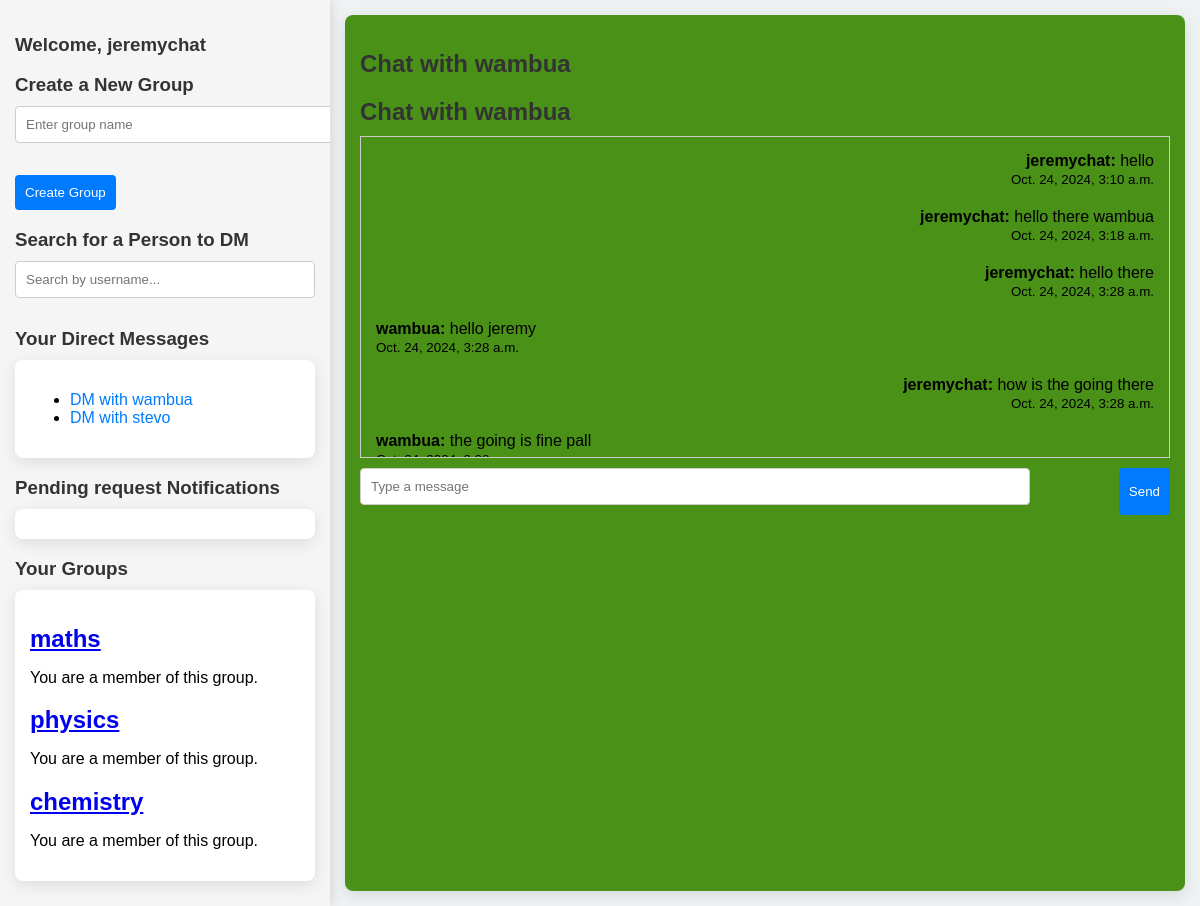
The page /chat/home/wambua/ (signed in) on the database as committed earlier.
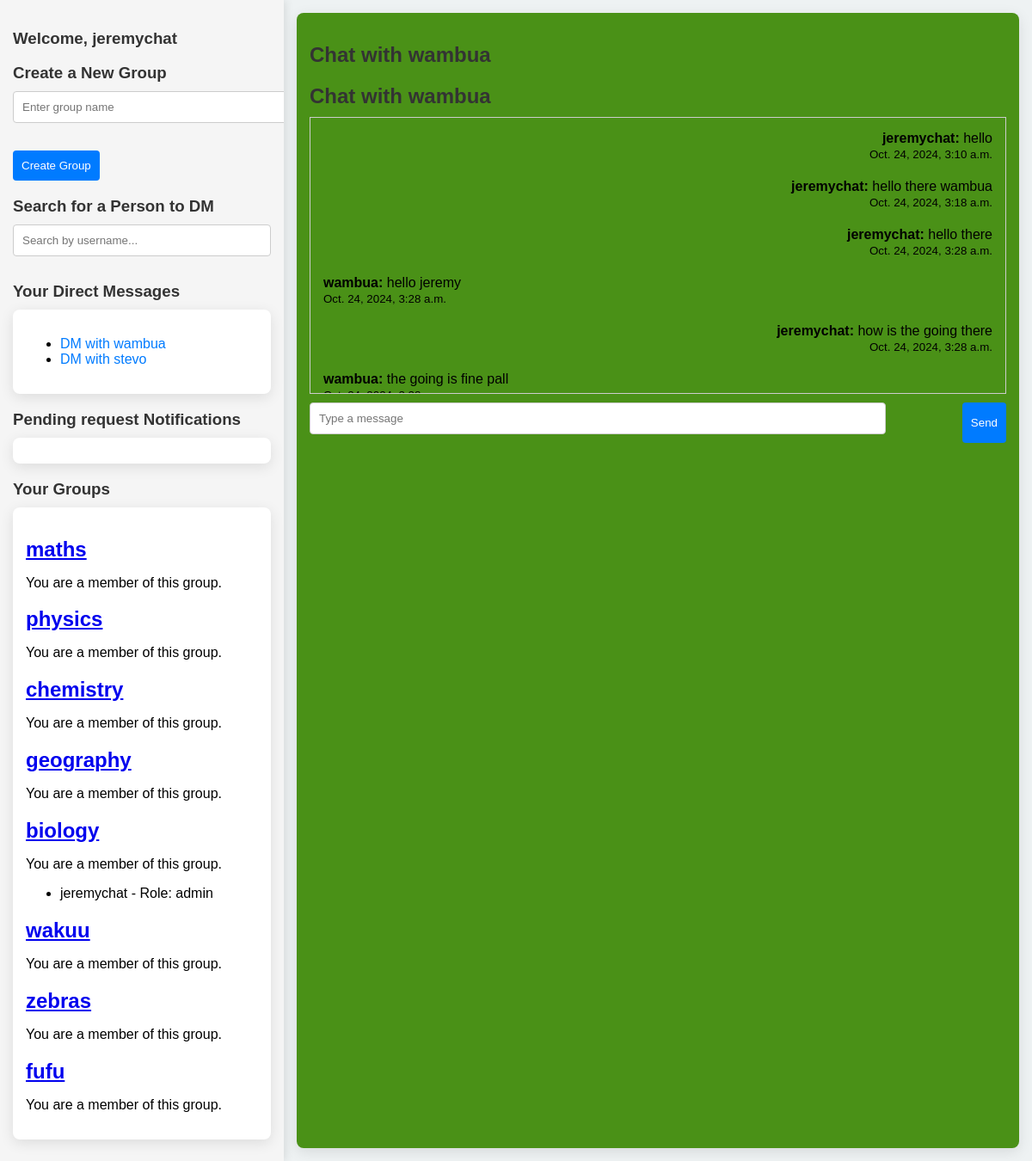
The same page on the database as committed later.
### mainapp/models.py (models this page shows, shortened)
class CustomUser(AbstractUser):
    CATEGORY_CHOICES = [
        ('student', 'student'),
        ('mentor', 'mentor'),
    ]
    category = models.CharField(max_length=10, choices=CATEGORY_CHOICES)
    last_active = models.DateTimeField(null=True, blank=True)

class Group(models.Model):
    JOIN_POLICY_CHOICES = [
        ('open', 'Open to All'),
        ('approval', 'Admin Approval Required'),
    ]
    name = models.CharField(max_length=255)
    members = models.ManyToManyField(
        settings.AUTH_USER_MODEL,
        through=GroupMembership,
        through_fields=('group', 'user'),  # Specify the foreign keys used in the GroupMembership model
        related_name='group_members'  # Change this to avoid clash
    )
    admins = models.ManyToManyField(settings.AUTH_USER_MODEL, related_name= 'administered_groups')#admins will have privilages
    join_policy = models.CharField(
        max_length=20,
        choices=JOIN_POLICY_CHOICES,
        default='open'
    )

class Message(models.Model):
    sender = models.ForeignKey(settings.AUTH_USER_MODEL, on_delete = models.CASCADE, related_name='sent_messages')
    recipient = models.ForeignKey(settings.AUTH_USER_MODEL,null = True, blank=True, on_delete=models.CASCADE, related_name='received_messages')#for dms
    group = models.ForeignKey('Group', null=True, blank=True, on_delete=models.CASCADE, related_name='messages')
    content = models.TextField()
    timestamp = models.DateTimeField(default=timezone.now)
    class Meta:
        ordering = ['timestamp']

class GroupMembership(models.Model):
    ROLE_CHOICES = [
        ('member', 'member'),
        ('admin','admin'),
    ]
    user = models.ForeignKey(settings.AUTH_USER_MODEL, on_delete=models.CASCADE, related_name='group_memberships')
    group = models.ForeignKey('Group', on_delete=models.CASCADE, related_name= 'group_memberships')
    added_by = models.ForeignKey(settings.AUTH_USER_MODEL, null=True, blank=True, on_delete=models.SET_NULL, related_name='added_members')#tracks who added the members
    role = models.CharField(max_length=10,choices=ROLE_CHOICES, default= 'member')
    date_joined = models.DateTimeField(auto_now_add=True)
    class Meta:
        """ensures a user can only belong to a group once"""
        constraints = [
            models.UniqueConstraint(fields=['user','group'],name='unique_group_membership')
        ]

### mainapp/views.py (the view)
# urls.py: path('home/<str:receiver_username>/', views.dm_view, name='homedm'),
@login_required
def dm_view(request, receiver_username):
    user = request.user
    receiver = get_object_or_404(CustomUser, username=receiver_username)
    messages = Message.objects.filter(
        sender=request.user, recipient=receiver
    ) | Message.objects.filter(
        sender=receiver, recipient=request.user
    ).order_by('timestamp')
    dms_as_sender = Message.objects.filter(sender=user, recipient__isnull=False)
    dms_as_recipient = Message.objects.filter(recipient=user, sender__isnull=False)
    all_dms = chain(dms_as_sender, dms_as_recipient)
    unique_dm_users = {dm.sender if dm.recipient == user else dm.recipient for dm in all_dms}
    unique_dm_users = [u for u in unique_dm_users if u.username]
    groups = Group.objects.prefetch_related('group_memberships__user').all()
    context = {
        'receiver': receiver,
        'messages': messages,
        'unique_dm_users': unique_dm_users,
        'groups': groups
    }
    return render(request, 'mainapp/dm_page.html', context)

### mainapp/templates/mainapp/dm_page.html (shortened to what this page needs)
{% extends 'mainapp/home.html'%}
{% block content %}
</head>
<body>
    <h2>Chat with {{ receiver.username }}</h2>
    <div class="messages" id="message-list">
        {% for message in messages %}
            <div class="message {% if message.sender == user %}sent{% else %}received{% endif %}">
                <strong>{{ message.sender.username }}:</strong> {{ message.content }}
                <div><small>{{ message.timestamp }}</small></div>
            </div>
        {% empty %}
            <p>No messages yet. Start the conversation!</p>
        {% endfor %}
    </div>
    <form id="message-form" class="form">
        <input type="text" id="message-input" placeholder="Type a message" autocomplete="off">
        <button type="submit">Send</button>
    </form>
{% endblock %}

### mainapp/templates/mainapp/home.html (shortened to what this page needs)
<!DOCTYPE html>
<html lang="en">
<head>
</head>
<body>
    <div class="main-container">
        <div class="left-section">
            <h3>Welcome, {{ request.user.username }}</h3>
            <div class="container">
                <div class="create-group">
                    <h3>Create a New Group</h3>
                    <form method="POST" action="{% url 'create_group' %}">
                        <input type="text" name="group_name" placeholder="Enter group name" required>
                        <button type="submit">Create Group</button>
                    </form>
                </div>
            </div>
            <div class="container search-users">
                <h3>Search for a Person to DM</h3>
                <input type="search" id="user-search" placeholder="Search by username..." onkeyup="searchUser()">
            </div>
            <div class="container">
                <h3>Your Direct Messages</h3>
                <div class="card">
                    <ul id="dm-list">
                        {% for user in unique_dm_users %}
                            {% if user.username %}
                            <li><a href="{% url 'homedm' user.username %}" class="dm-link" data-username="{{ user.username }}">DM with {{ user.username }}</a></li>
                            {% else %}
                            <h3>no username</h3>
                            {%endif%}
                        {% endfor %}
                    </ul>
                </div>
            </div>
             <div class="container">
                <h3>Pending request Notifications</h3>
                <div class="card">
                </div>
             </div>
            <div class="container">
                <h3>Your Groups</h3>
                <div class="card">
                    {% for group in groups %}
                        <h2><a href="{% url 'group_chat' group.name %}" class="group-link" data-username="{{group.name}}" data-id="{{ group.id }}">{{ group.name }}</a></h2>
                        {% if request.user in group.members.all %}
                            <p>You are a member of this group.</p>
                        {% elif group.join_policy == 'open' %}
                            <a href="{% url 'join_group' group.name %}">Join Group</a>
                        {% elif group.join_policy == 'approval' %}
                            <a href="#" data-id="{{group.id}}" class="join-request">Request to Join</a>
                        {% endif %}
                        <ul>
                            {% for membership in group.group_memberships.all %}
                                {% if membership.get_role_display == 'admin' %}
                                    <li data-membership-role="{{ membership.get_role_display }}">{{ membership.user.username }} - Role: {{ membership.get_role_display }}</li>
                                {% endif %}
                            {% empty %}
                                <li>No members in this group.</li>
                            {% endfor %}
                        </ul>
                    {% endfor %}
                </div>
            </div>
        </div>
        <div class="right-section">
            <div class="chat-box">
                <h2>{% if receiver %}Chat with {{ receiver.username }}{% else %}Chat Area{% endif %}</h2>
                {% block content %}{% endblock %}
            </div>
        </div>
    </div>
</body>
</html>

Rows that differ between the two databases and show on the page:
added Group: name "geography", shows "You are a member of this group."
added Group: name "biology", shows "You are a member of this group."
added GroupMembership: user.username "jeremychat", role "admin"
added Group: name "wakuu", shows "You are a member of this group."
added Group: name "zebras", shows "You are a member of this group."
added Group: name "fufu", shows "You are a member of this group."
